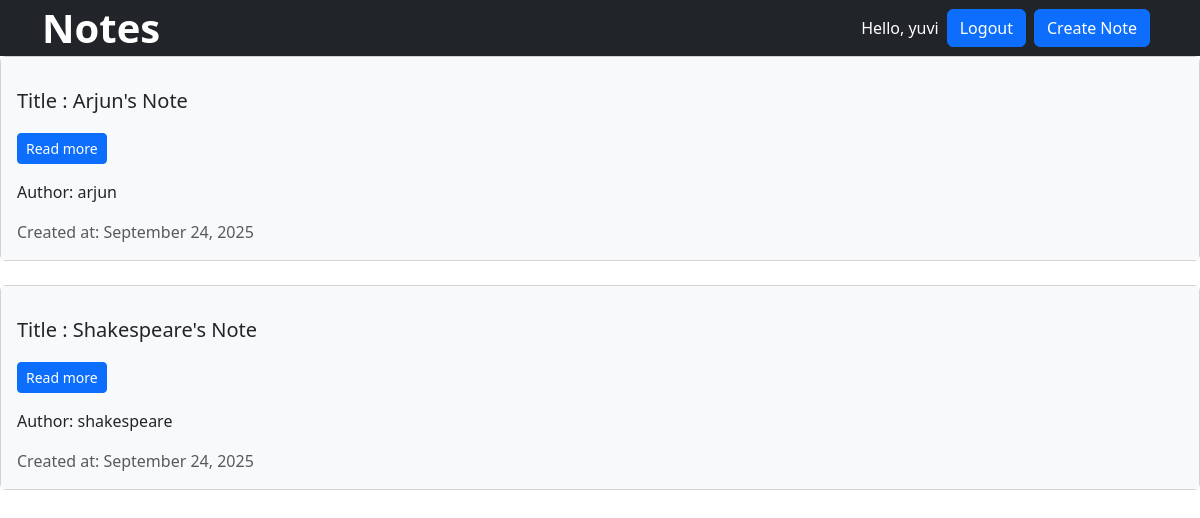
/notes/ (signed in), run on an earlier commit of the app's database.
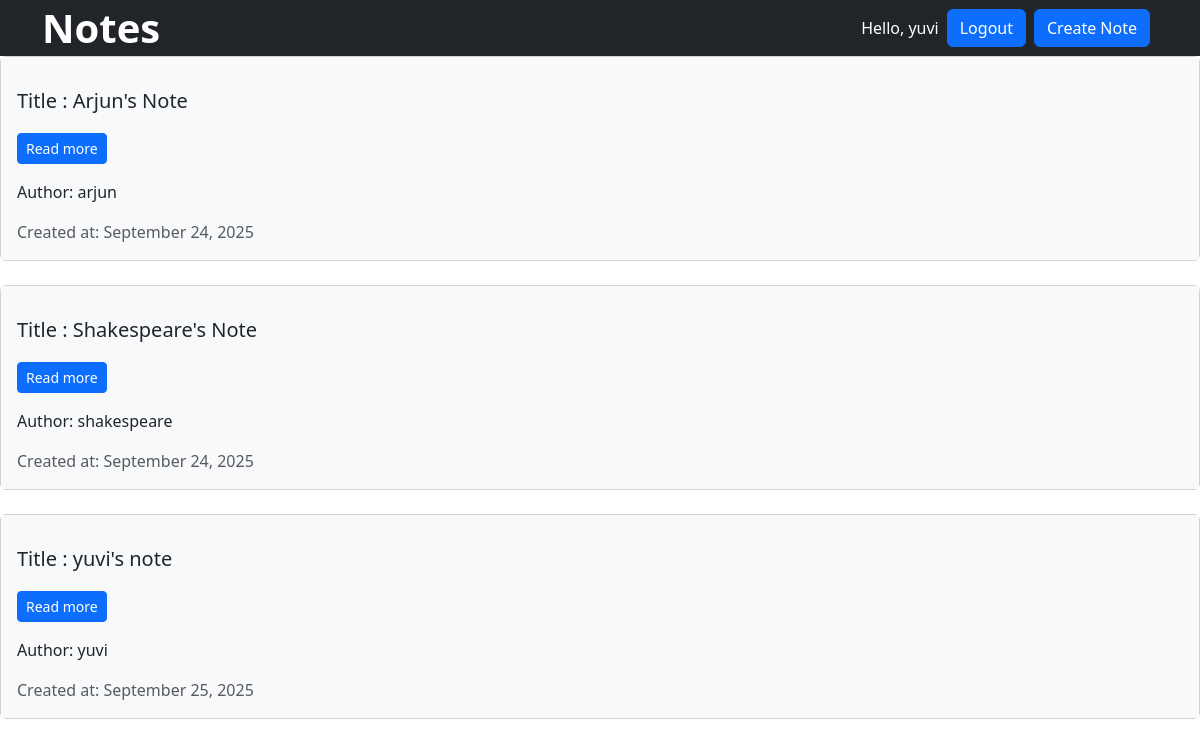
And on a later commit of the database.
### notes/models.py (models this page shows, shortened)
class Note(models.Model):
    title = models.CharField(max_length=200)
    content = models.TextField()
    user = models.ForeignKey('users.CustomUser', on_delete=models.CASCADE)
    created_at = models.DateTimeField(auto_now_add=True)
    updated_at = models.DateTimeField(auto_now=True)

### users/models.py (models this page shows)
class CustomUser(AbstractUser):
    age = models.PositiveIntegerField(null=True, blank=True)
    bio = models.TextField(null=True, blank=True)
    def __str__(self):
        return self.username

### notes/views.py (the view)
# urls.py: path('notes/', NotesListView.as_view(), name='notes'),
class NotesListView(LoginRequiredMixin,ListView):
    template_name = 'notes.html'
    context_object_name = 'notes'
    model = Note
    login_url = 'login'

### templates/notes.html
{% extends '_base.html' %}
{% block content %}
    {% for note in notes %}
        <div class="card">
            <div class="card-body bg-light text-dark p-3">
                <div>
                    <p><h5 class="card-title mb-3">Title : {{ note.title }}</h5>
                    {% if user.is_authenticated %}
                    <a class="btn btn-primary btn-sm mt-1" href="{% url 'note-detail' note.pk %}">Read more</a></p>
                    {% else %}
                    <a class="btn btn-primary btn-sm mt-1" href="{% url 'login' %}">Read more</a></p>
                    {% endif %}
                </div>
                <p class="card-text fw-500">Author: {{ note.user }}</p>
                <p class="card-text text-muted fs-6">Created at: {{ note.created_at|date:"F d, Y" }}</p>
            </div>
        </div>
        <br>
    {% endfor %}
{% endblock content %}

What changed in the data, as far as the page shows it:
added Note: title "yuvi's note", user "yuvi", created_at "September 25, 2025"
